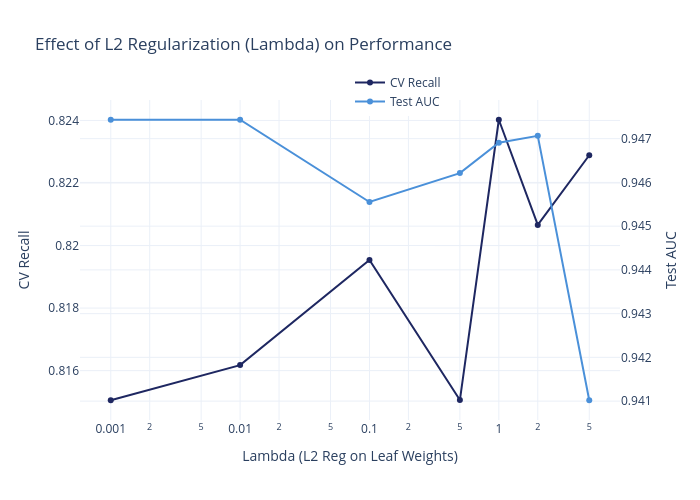

Notebook source saved alongside this figure:
### Markdown cell above
---
## 9. Regularization Effects: Lambda and Gamma

### Code cell
# Show how lambda (L2 reg on leaf weights) affects model
lambdas = [0.001, 0.01, 0.1, 0.5, 1.0, 2.0, 5.0]
lambda_results = []

for lam in lambdas:
    xgb_temp = Pipeline([
        ("prep", prep_tree),
        ("clf", XGBClassifier(
            n_estimators=best_params["clf__n_estimators"],
            max_depth=best_params["clf__max_depth"],
            learning_rate=best_params["clf__learning_rate"],
            min_child_weight=best_params["clf__min_child_weight"],
            subsample=best_params["clf__subsample"],
            colsample_bytree=best_params["clf__colsample_bytree"],
            gamma=best_params["clf__gamma"],
            reg_lambda=lam,
            scale_pos_weight=pos_weight,
            random_state=RANDOM_STATE,
            verbosity=0,
        )),
    ])
    
    cv_sc = cross_val_score(xgb_temp, X_train, y_train, cv=cv, scoring="recall").mean()
    xgb_temp.fit(X_train, y_train)
    y_prob_t = xgb_temp.predict_proba(X_test)[:, 1]
    
    lambda_results.append({
        "lambda": lam,
        "cv_recall": cv_sc,
        "test_auc": roc_auc_score(y_test, y_prob_t),
    })

df_lambda = pd.DataFrame(lambda_results)

fig_lambda = go.Figure()
fig_lambda.add_trace(go.Scatter(
    x=df_lambda["lambda"], y=df_lambda["cv_recall"],
    name="CV Recall", line=dict(color=COLORS["navy"], width=2),
    mode="lines+markers",
))
fig_lambda.add_trace(go.Scatter(
    x=df_lambda["lambda"], y=df_lambda["test_auc"],
    name="Test AUC", line=dict(color=COLORS["accent"], width=2),
    mode="lines+markers", yaxis="y2",
))

fig_lambda.update_layout(
    title="Effect of L2 Regularization (Lambda) on Performance",
    xaxis_title="Lambda (L2 Reg on Leaf Weights)",
    xaxis_type="log",
    yaxis_title="CV Recall",
    yaxis2=dict(title="Test AUC", overlaying="y", side="right"),
    height=500, width=700,
    legend=dict(x=0.5, y=1.1),
)
fig_lambda.show()
save_chart(fig_lambda, MODEL_SLUG, "regularization_lambda")

### Figure 1 — Plotly figure (JSON) as saved in the notebook; plotly's stock layout.template omitted (floating-point values rounded to 4 significant figures)
{"data": [{"line": {"color": "#1E2761", "width": 2}, "mode": "lines+markers", "name": "CV Recall", "type": "scatter", "x": [0.001, 0.01, 0.1, 0.5, 1.0, 2.0, 5.0], "y": [0.8151, 0.8162, 0.8195, 0.8151, 0.824, 0.8207, 0.8229]}, {"line": {"color": "#4A90D9", "width": 2}, "mode": "lines+markers", "name": "Test AUC", "type": "scatter", "x": [0.001, 0.01, 0.1, 0.5, 1.0, 2.0, 5.0], "y": [0.9474, 0.9474, 0.9456, 0.9462, 0.9469, 0.9471, 0.941], "yaxis": "y2"}], "layout": {"height": 500, "legend": {"x": 0.5, "y": 1.1}, "title": {"text": "Effect of L2 Regularization (Lambda) on Performance"}, "width": 700, "xaxis": {"title": {"text": "Lambda (L2 Reg on Leaf Weights)"}, "type": "log"}, "yaxis": {"title": {"text": "CV Recall"}}, "yaxis2": {"overlaying": "y", "side": "right", "title": {"text": "Test AUC"}}}}
